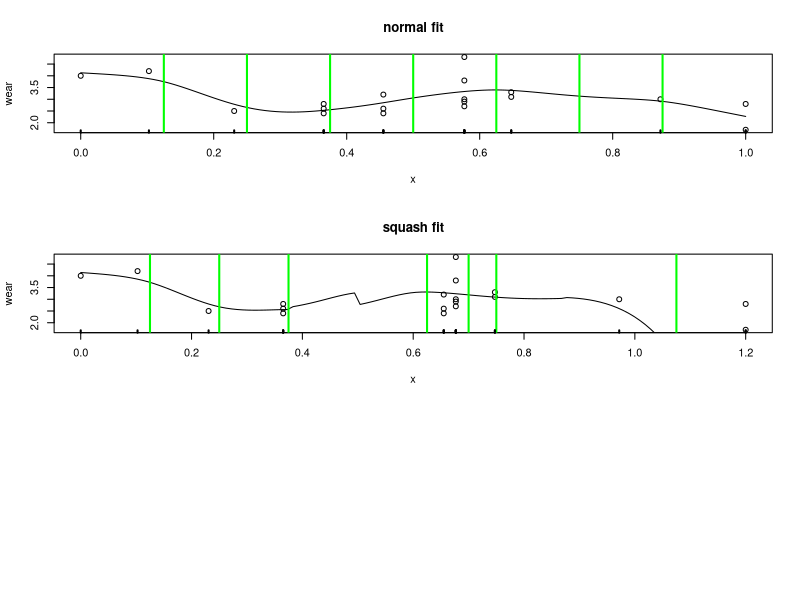

The R source for this figure: (Note: this script raises an error after producing the figure.)
# integration experiment.

# uses the functions from section 3.2.1 of the Red Book
# data
size<-c(1.42,1.58,1.78,1.99,1.99,1.99,2.13,2.13,2.13, 
2.32,2.32,2.32,2.32,2.32,2.43,2.43,2.78,2.98,2.98) 
wear<-c(4.0,4.2,2.5,2.6,2.8,2.4,3.2,2.4,2.6,4.8,2.9, 
3.8,3.0,2.7,3.1,3.3,3.0,2.8,1.7) 
x<-size-min(size);x<-x/max(x) 

#R(x,z)forcubicsplineon[0,1]
rk<-function(x,z){
   ((z-0.5)^2-1/12)*((x-0.5)^2-1/12)/4- 
      ((abs(x-z)-0.5)^4-(abs(x-z)-0.5)^2/2+7/240)/24 
} 

spl.X<-function(x,xk){
   #set up model matrix for cubic penalized regression spline
   q<-length(xk)+2 #numberofparameters 
   n<-length(x) #numberofdata 
   X<-matrix(1,n,q)#initializedmodelmatrix 
   X[,2]<-x #setsecondcolumntox 
   X[,3:q]<-outer(x,xk,FUN=rk)#andremainingtoR(x,xk) 
   X 
} 

spl.S<-function(xk){ 
   # set up the penalized regression spline penalty matrix, 
   # given knot sequence xk 
   q<-length(xk)+2;S<-matrix(0,q,q) # initialize matrix to 0 
   S[3:q,3:q]<-outer(xk,xk,FUN=rk) # fill in non-zero part 
   S 
} 

# A simple matrix square root 
mat.sqrt<-function(S){
   d<-eigen(S,symmetric=TRUE) 
   rS<-d$vectors%*%diag(d$values^0.5)%*%t(d$vectors) 
} 

# functiontofitpenalizedregressionsplinetox,ydata, 
# withknotsxk,givensmoothingparameter,lambda. 
prs.fit<-function(y,x,xk,lambda) {
   q<-length(xk)+2 #dimensionofbasis 
   n<-length(x) #numberofdata 
   # createaugmentedmodelmatrix.... 
   Xa<-rbind(spl.X(x,xk),mat.sqrt(spl.S(xk))*sqrt(lambda)) 
   y[(n+1):(n+q)]<-0 #augmentthedatavector 
   lm(y~Xa-1)#fitandreturnpenalizedregressionspline 
} 

xp<-seq(0,1,len=120) # xvaluesforprediction 
xk<-1:7/8 #choosesomeknots 
#xk<-c(unique(x),1.3)
mod.2<-prs.fit(wear,x,xk,0.0001)# fitpen.reg.spline 
Xp<-spl.X(xp,xk)#matrixtomapparamstofittedvaluesatxp 

par(mfrow=c(3,1))
#plot data & spl.fit 
plot(x,wear, main="normal fit")
lines(xp,Xp%*%coef(mod.2))
abline(v=xk,col="green",lwd=2)
rug(x,lwd=2)



# now crazy things happen
# move around the values of x and xk
xk<-1:7/8 #choose some knots 
xp<-seq(0,1.2,len=120) # xvaluesforprediction 


x[x>xk[3]]<-x[x>xk[3]]+0.2
xp.m<-xp
xp.m[xp.m>xk[3]]<-xp.m[xp.m>xk[3]]+0.2
xk[xk>xk[3]]<-xk[xk>xk[3]]+0.2
x[x>xk[4] & x<xk[7]]<-x[x>xk[4] & x<xk[7]]-0.1
xp.m[xp.m>xk[4] & xp.m<xk[7]]<-xp.m[xp.m>xk[4] & xp.m<xk[7]]-0.1
xk[xk>xk[4] & xk<xk[7]]<-xk[xk>xk[4] & xk<xk[7]]-0.2


mod.2<-prs.fit(wear,x,xk,0.0001)# fitpen.reg.spline 
Xp.move<-spl.X(xp.m,xk)#matrix to map params to fittedv alues at xp 


#plot data & spl.fit 
plot(x,wear, main="squash fit")
lines(xp,Xp.move%*%coef(mod.2))
abline(v=xk,col="green",lwd=2)
rug(x,lwd=2)


# fixing...


spl.S<-function(xk){ 
   # set up the penalized regression spline penalty matrix, 
   # given knot sequence xk 
   q<-length(xk)+2;S<-matrix(0,q,q) # initialize matrix to 0 
   S[3:q,3:q]<-outer(xk,xk,FUN=rk) # fill in non-zero part 
   S 
} 

# migth be differentials of R
Rd<-function(x,z){1/2*((z-1/2)^2-1/2)-1/3*(abs(x-z)-1/2)+1/24}
Rd<-function(x,z){1/12*(6*(z^2-z-abs(z-x)+z(-x)^2)+2)}
Rdd<-function(x,xk1,xk2){Rd(x,xk1)*Rd(x,xk2)}
integrate(Rdd,lower=0,upper=1,xk1=xk[1],xk2=xk[2])
rk(xk[1],xk[2])
